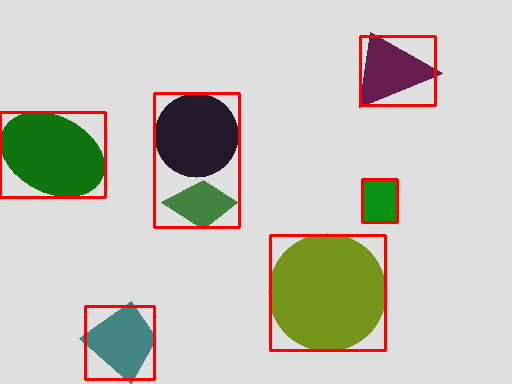
#> input picture output_images/rgb/detected_rgb.png, 512 x 384 px
$ python object_detector_simple_rgb.py -i output_images/rgb/detected_rgb.png
#> lines starting #> are read from the running program, lines starting #| are printed output that depends on the picture; after the words box and inside, x2 and y2 are one past the last pixel; in counts of white or black regions, pixels touching at a corner belong together
import os
import argparse
import cv2
import numpy as np
from skimage import measure


def detect_objects(image_path, out_path="output_images/rgb/detected_rgb.png", min_area=150, invert=None):
    """
    Detects and localizes objects directly from an RGB image using
    Gaussian blur, Otsu thresholding, morphological filtering, and connected components.
    """
#> called with image_path = 'output_images/rgb/detected_rgb.png', out_path = 'output_images/rgb/detected_rgb.png', min_area = 150
    if not os.path.isfile(image_path):
        raise FileNotFoundError(f"Image file not found: {image_path}")

    img = cv2.imread(image_path)
#> img is the input picture: shape (384, 512, 3); mean B, G, R 187.2, 197.5, 198.9
    if img is None:
        raise ValueError(f"Could not read image from '{image_path}'.")

    gray = cv2.cvtColor(img, cv2.COLOR_BGR2GRAY)
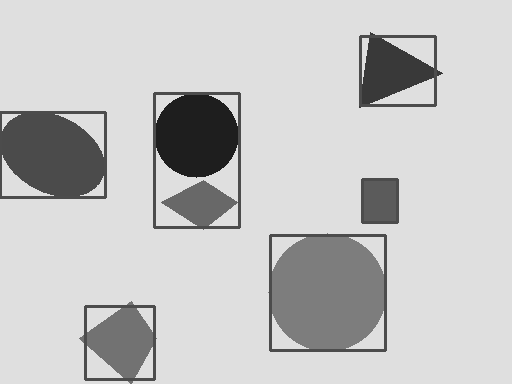
#> gray: shape (384, 512); min 30, max 223, mean 196.7
    blur = cv2.GaussianBlur(gray, (7, 7), 1.5)
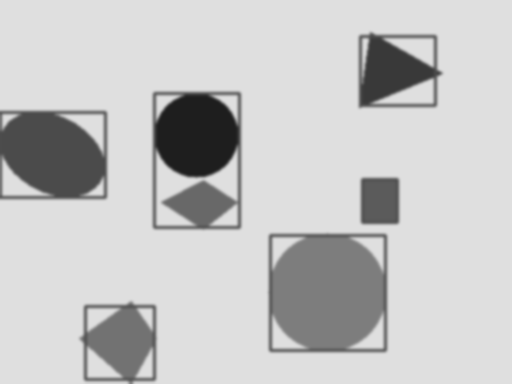
#> blur: shape (384, 512); min 30, max 223, mean 196.7

    # Determine threshold polarity
    if invert is None:
        # Auto-detect background brightness from perimeter pixels
        border_pixels = np.concatenate([blur[0, :], blur[-1, :], blur[:, 0], blur[:, -1]])
#> border_pixels = 1792 values, max 223 at index 0, min 76 at index 1158, mean 216.6
        thresh_type = cv2.THRESH_BINARY_INV if np.median(border_pixels) > 127 else cv2.THRESH_BINARY
#> thresh_type = 1
    elif invert:
        thresh_type = cv2.THRESH_BINARY_INV
    else:
        thresh_type = cv2.THRESH_BINARY

    _, th = cv2.threshold(blur, 0, 255, thresh_type + cv2.THRESH_OTSU)
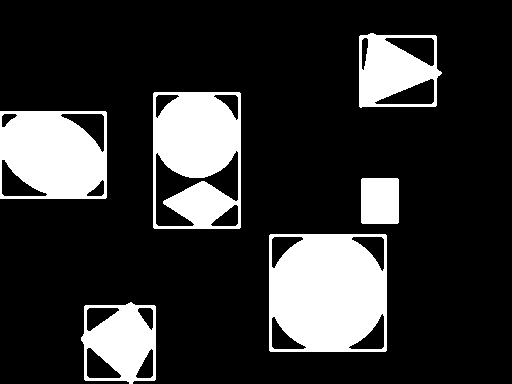
#> th: shape (384, 512); 19.5% white; 6 white regions, box (x1, y1, x2, y2) and area: (269, 234, 387, 352) 11955, (153, 92, 241, 229) 8863, (0, 111, 107, 199) 7746, (81, 302, 156, 384) 4004, (359, 33, 442, 108) 3932, (361, 178, 399, 224) 1744

    # Morphological cleaning (remove noise specks, then fill small holes)
    kernel = np.ones((5, 5), np.uint8)
    th = cv2.morphologyEx(th, cv2.MORPH_OPEN, kernel, iterations=2)
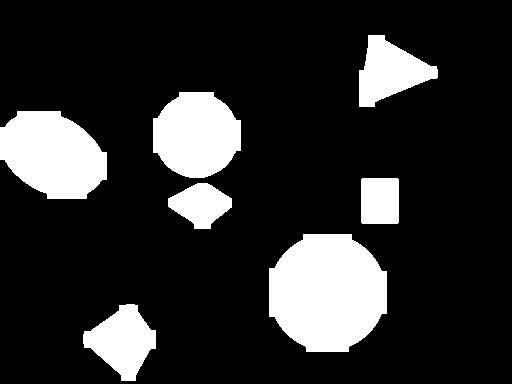
#> th: shape (384, 512); 17.5% white; 7 white regions, largest, box (x1, y1, x2, y2) and area: (269, 234, 387, 352) 11107, (0, 111, 107, 199) 7081, (153, 92, 241, 178) 5934
    th = cv2.morphologyEx(th, cv2.MORPH_CLOSE, kernel, iterations=2)
#> th: shape (384, 512); 17.5% white; 6 white regions

    # Label connected components (8-connectivity)
    labels = measure.label(th, connectivity=2)
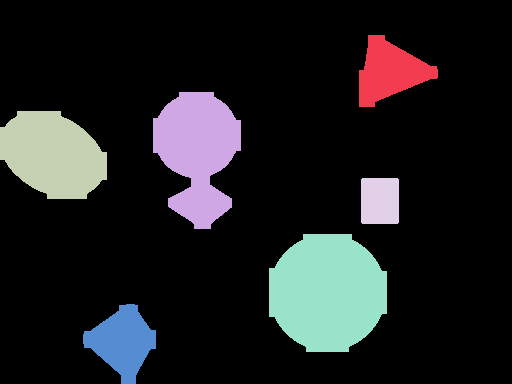
#> labels: shape (384, 512) int64; 7 distinct labels, from 0 to 6; one colour per label, 0 black
    props = measure.regionprops(labels)
#> props = 6 regions; box (x1, y1, x2, y2) and area: (269, 234, 387, 352) 11107, (153, 92, 241, 229) 7930, (0, 111, 107, 199) 7081, (83, 304, 156, 384) 3358, (359, 35, 438, 107) 3265, (361, 178, 399, 224) 1744

    boxes = []
    for p in props:
        if p.area < min_area:
            continue
        minr, minc, maxr, maxc = p.bbox
        # Filter out accidental full-screen bounding box
        if (maxc - minc) > img.shape[1] * 0.98 and (maxr - minr) > img.shape[0] * 0.98:
            continue
        boxes.append((minc, minr, maxc - minc, maxr - minr))
        cv2.rectangle(img, (minc, minr), (maxc, maxr), (0, 0, 255), 2)
#> this loop made 6 passes
#> (minr, minc, maxr, maxc) on passes 1 to 6: (35, 359, 107, 438), (92, 153, 229, 241), (111, 0, 199, 107), (178, 361, 224, 399), (234, 269, 352, 387), (304, 83, 384, 156)
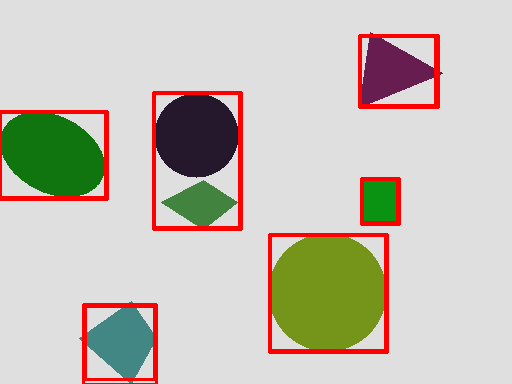
#> img: shape (384, 512, 3); 1.65% of pixels changed, all inside (x1, y1, x2, y2) = (0, 34, 440, 384)
#> after the loop, boxes = [(359, 35, 79, 72), (153, 92, 88, 137), (0, 111, 107, 88), (361, 178, 38, 46), (269, 234, 118, 118), (83, 304, 73, 80)]

    out_dir = os.path.dirname(out_path)
    if out_dir:
        os.makedirs(out_dir, exist_ok=True)

    success = cv2.imwrite(out_path, img)
    if not success:
        raise IOError(f"Failed to write output image to '{out_path}'.")

    print(f"Detected {len(boxes)} object(s).")
#| Detected 6 object(s).
    print(f"Saved output to: {out_path}")
    return boxes


def main():
    parser = argparse.ArgumentParser(description="Detect objects from RGB image using Otsu thresholding & morphology.")
    parser.add_argument("--input", "-i", required=True, help="Path to input RGB image.")
    parser.add_argument(
        "--out",
        "-o",
        default="output_images/rgb/detected_rgb.png",
        help="Path to save annotated output image (default: output_images/rgb/detected_rgb.png).",
    )
    parser.add_argument("--min-area", type=int, default=150, help="Minimum object area in pixels (default: 150).")
    parser.add_argument("--invert", dest="invert", action="store_true", help="Force invert threshold (light background).")
    parser.add_argument("--no-invert", dest="invert", action="store_false", help="Force direct threshold (dark background).")
    parser.set_defaults(invert=None)
    args = parser.parse_args()

    detect_objects(args.input, args.out, min_area=args.min_area, invert=args.invert)


if __name__ == "__main__":
    main()
